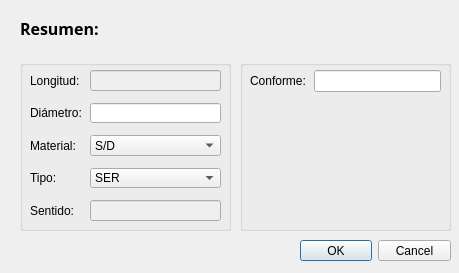
<?xml version="1.0" encoding="UTF-8"?>
<ui version="4.0">
 <class>Resumen_tramo</class>
 <widget class="QDialog" name="Resumen_tramo">
  <property name="geometry">
   <rect>
    <x>0</x>
    <y>0</y>
    <width>459</width>
    <height>273</height>
   </rect>
  </property>
  <property name="windowTitle">
   <string>Atributos de los Tramos de Agua</string>
  </property>
  <property name="modal">
   <bool>true</bool>
  </property>
  <widget class="QLabel" name="label">
   <property name="geometry">
    <rect>
     <x>20</x>
     <y>20</y>
     <width>171</width>
     <height>16</height>
    </rect>
   </property>
   <property name="font">
    <font>
     <family>Bell MT</family>
     <pointsize>12</pointsize>
     <weight>75</weight>
     <italic>false</italic>
     <bold>true</bold>
    </font>
   </property>
   <property name="text">
    <string>Resumen:</string>
   </property>
   <property name="textFormat">
    <enum>Qt::AutoText</enum>
   </property>
  </widget>
  <widget class="QDialogButtonBox" name="buttonBox">
   <property name="geometry">
    <rect>
     <x>300</x>
     <y>240</y>
     <width>151</width>
     <height>21</height>
    </rect>
   </property>
   <property name="standardButtons">
    <set>QDialogButtonBox::Cancel|QDialogButtonBox::Ok</set>
   </property>
  </widget>
  <widget class="QGroupBox" name="groupBox_2">
   <property name="geometry">
    <rect>
     <x>20</x>
     <y>60</y>
     <width>211</width>
     <height>171</height>
    </rect>
   </property>
   <property name="title">
    <string/>
   </property>
   <widget class="QWidget" name="formLayoutWidget_2">
    <property name="geometry">
     <rect>
      <x>10</x>
      <y>10</y>
      <width>191</width>
      <height>151</height>
     </rect>
    </property>
    <layout class="QFormLayout" name="formLayout_2">
     <property name="rowWrapPolicy">
      <enum>QFormLayout::DontWrapRows</enum>
     </property>
     <property name="labelAlignment">
      <set>Qt::AlignLeading|Qt::AlignLeft|Qt::AlignVCenter</set>
     </property>
     <property name="horizontalSpacing">
      <number>8</number>
     </property>
     <property name="verticalSpacing">
      <number>12</number>
     </property>
     <item row="4" column="0">
      <widget class="QLabel" name="label_5">
       <property name="font">
        <font>
         <pointsize>9</pointsize>
        </font>
       </property>
       <property name="text">
        <string>Sentido:</string>
       </property>
      </widget>
     </item>
     <item row="4" column="1">
      <widget class="QLineEdit" name="res_sent_lbl">
       <property name="enabled">
        <bool>false</bool>
       </property>
       <property name="sizePolicy">
        <sizepolicy hsizetype="Expanding" vsizetype="Fixed">
         <horstretch>0</horstretch>
         <verstretch>0</verstretch>
        </sizepolicy>
       </property>
      </widget>
     </item>
     <item row="0" column="0">
      <widget class="QLabel" name="label_2">
       <property name="font">
        <font>
         <pointsize>9</pointsize>
        </font>
       </property>
       <property name="text">
        <string>Longitud:</string>
       </property>
      </widget>
     </item>
     <item row="0" column="1">
      <widget class="QLineEdit" name="res_long_lbl">
       <property name="enabled">
        <bool>false</bool>
       </property>
       <property name="sizePolicy">
        <sizepolicy hsizetype="Expanding" vsizetype="Fixed">
         <horstretch>0</horstretch>
         <verstretch>0</verstretch>
        </sizepolicy>
       </property>
      </widget>
     </item>
     <item row="1" column="0">
      <widget class="QLabel" name="label_3">
       <property name="font">
        <font>
         <pointsize>9</pointsize>
        </font>
       </property>
       <property name="text">
        <string>Diámetro:</string>
       </property>
      </widget>
     </item>
     <item row="1" column="1">
      <widget class="QLineEdit" name="res_diam_txt">
       <property name="enabled">
        <bool>true</bool>
       </property>
       <property name="sizePolicy">
        <sizepolicy hsizetype="Expanding" vsizetype="Fixed">
         <horstretch>0</horstretch>
         <verstretch>0</verstretch>
        </sizepolicy>
       </property>
      </widget>
     </item>
     <item row="2" column="0">
      <widget class="QLabel" name="label_4">
       <property name="font">
        <font>
         <pointsize>9</pointsize>
        </font>
       </property>
       <property name="text">
        <string>Material:</string>
       </property>
      </widget>
     </item>
     <item row="3" column="0">
      <widget class="QLabel" name="label_6">
       <property name="font">
        <font>
         <pointsize>9</pointsize>
        </font>
       </property>
       <property name="text">
        <string>Tipo:</string>
       </property>
      </widget>
     </item>
     <item row="3" column="1">
      <widget class="QComboBox" name="res_cb_tipo">
       <item>
        <property name="text">
         <string>SER</string>
        </property>
       </item>
       <item>
        <property name="text">
         <string>TDM</string>
        </property>
       </item>
       <item>
        <property name="text">
         <string>TIM</string>
        </property>
       </item>
       <item>
        <property name="text">
         <string>SEE</string>
        </property>
       </item>
      </widget>
     </item>
     <item row="2" column="1">
      <widget class="QComboBox" name="res_cb_material">
       <item>
        <property name="text">
         <string>S/D</string>
        </property>
       </item>
       <item>
        <property name="text">
         <string>PVC</string>
        </property>
       </item>
       <item>
        <property name="text">
         <string>FF</string>
        </property>
       </item>
       <item>
        <property name="text">
         <string>AC</string>
        </property>
       </item>
       <item>
        <property name="text">
         <string>FD</string>
        </property>
       </item>
       <item>
        <property name="text">
         <string>HA</string>
        </property>
       </item>
       <item>
        <property name="text">
         <string>HC</string>
        </property>
       </item>
       <item>
        <property name="text">
         <string>HS</string>
        </property>
       </item>
       <item>
        <property name="text">
         <string>A</string>
        </property>
       </item>
       <item>
        <property name="text">
         <string>FG</string>
        </property>
       </item>
       <item>
        <property name="text">
         <string>VI</string>
        </property>
       </item>
       <item>
        <property name="text">
         <string>PEAD</string>
        </property>
       </item>
       <item>
        <property name="text">
         <string>PP</string>
        </property>
       </item>
       <item>
        <property name="text">
         <string>MAN</string>
        </property>
       </item>
      </widget>
     </item>
    </layout>
   </widget>
  </widget>
  <widget class="QGroupBox" name="groupBox_3">
   <property name="geometry">
    <rect>
     <x>240</x>
     <y>60</y>
     <width>211</width>
     <height>171</height>
    </rect>
   </property>
   <property name="title">
    <string/>
   </property>
   <widget class="QWidget" name="formLayoutWidget_3">
    <property name="geometry">
     <rect>
      <x>10</x>
      <y>10</y>
      <width>191</width>
      <height>31</height>
     </rect>
    </property>
    <layout class="QFormLayout" name="formLayout_3">
     <property name="rowWrapPolicy">
      <enum>QFormLayout::DontWrapRows</enum>
     </property>
     <property name="labelAlignment">
      <set>Qt::AlignLeading|Qt::AlignLeft|Qt::AlignVCenter</set>
     </property>
     <property name="horizontalSpacing">
      <number>8</number>
     </property>
     <property name="verticalSpacing">
      <number>12</number>
     </property>
     <item row="0" column="0">
      <widget class="QLabel" name="label_res_ch">
       <property name="font">
        <font>
         <pointsize>9</pointsize>
        </font>
       </property>
       <property name="text">
        <string>Conforme:</string>
       </property>
      </widget>
     </item>
     <item row="0" column="1">
      <widget class="QLineEdit" name="res_conf_txt">
       <property name="enabled">
        <bool>true</bool>
       </property>
       <property name="sizePolicy">
        <sizepolicy hsizetype="Expanding" vsizetype="Fixed">
         <horstretch>0</horstretch>
         <verstretch>0</verstretch>
        </sizepolicy>
       </property>
      </widget>
     </item>
    </layout>
   </widget>
  </widget>
 </widget>
 <resources/>
 <connections>
  <connection>
   <sender>buttonBox</sender>
   <signal>clicked(QAbstractButton*)</signal>
   <receiver>Resumen_tramo</receiver>
   <slot>accept()</slot>
   <hints>
    <hint type="sourcelabel">
     <x>280</x>
     <y>132</y>
    </hint>
    <hint type="destinationlabel">
     <x>181</x>
     <y>75</y>
    </hint>
   </hints>
  </connection>
  <connection>
   <sender>buttonBox</sender>
   <signal>rejected()</signal>
   <receiver>Resumen_tramo</receiver>
   <slot>reject()</slot>
   <hints>
    <hint type="sourcelabel">
     <x>280</x>
     <y>132</y>
    </hint>
    <hint type="destinationlabel">
     <x>181</x>
     <y>75</y>
    </hint>
   </hints>
  </connection>
 </connections>
</ui>
